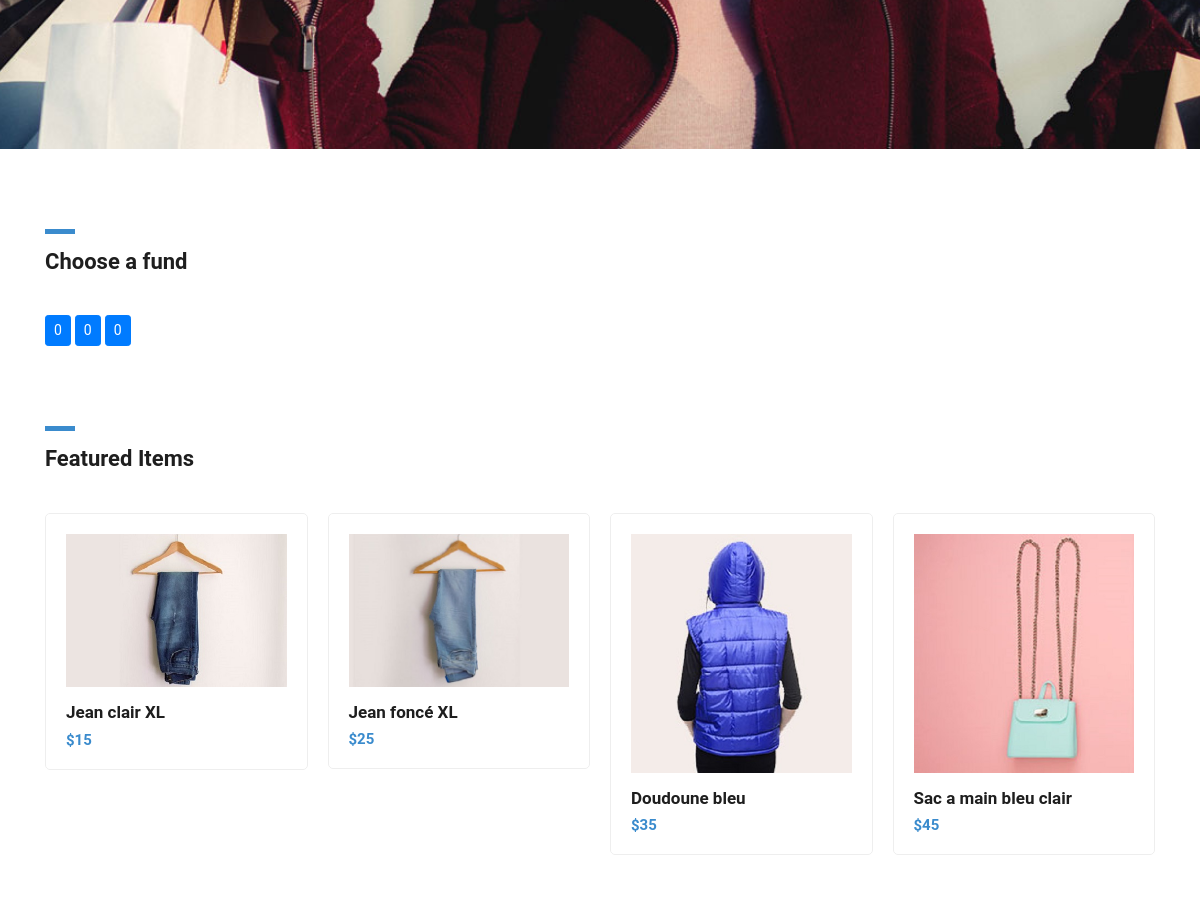
Before: / (middle part) with the older database file.
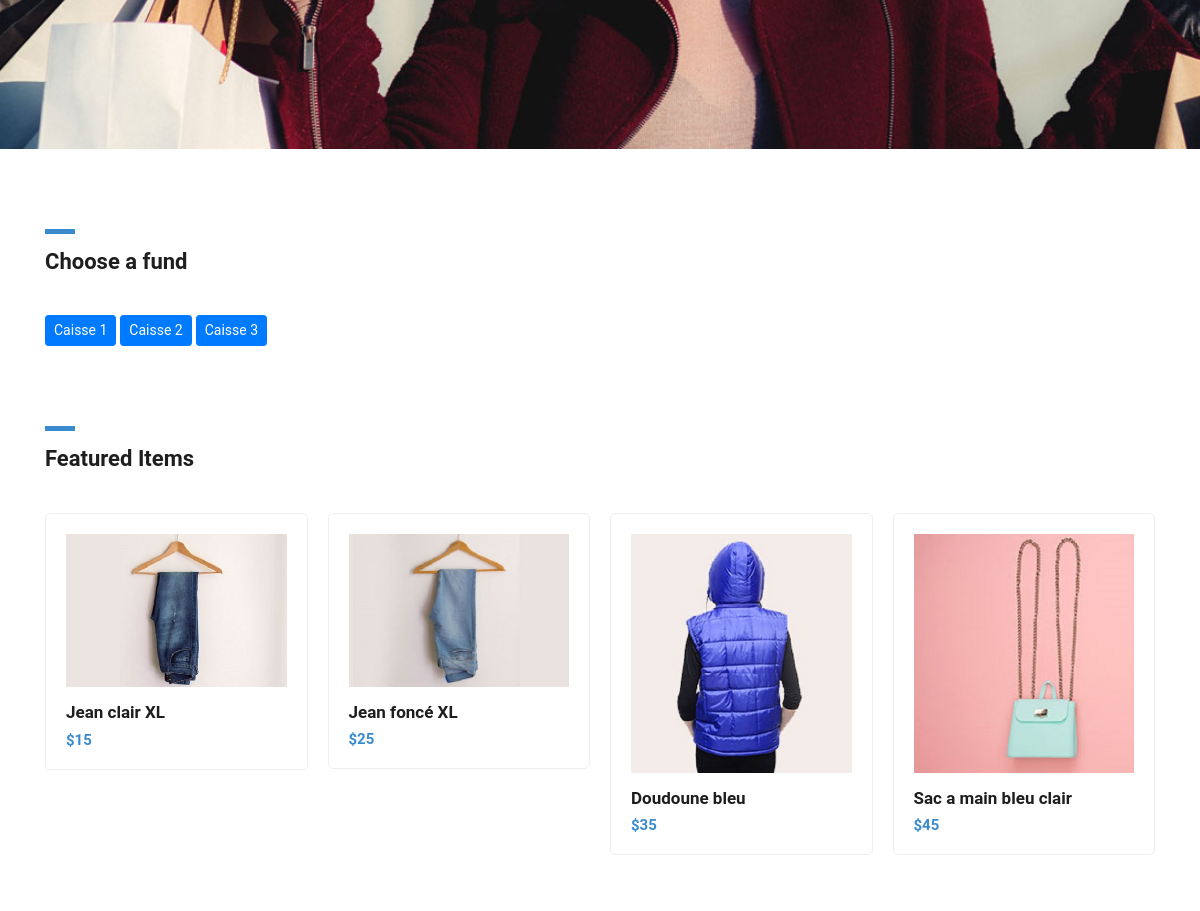
After: the same page with the newer database file.
### tables this page shows
CREATE TABLE Caisse
(
	IDCaisse INT NOT NULL AUTO_INCREMENT,
	NumeroCaisse VARCHAR(100),
	PRIMARY KEY(IDCaisse)
);

CREATE TABLE Produit
(
	IDProduit INT NOT NULL AUTO_INCREMENT,
	NomProduit VARCHAR(100),
	Prix Float,
	Source VARCHAR(100),
	IDCategorie INT,
	Description TEXT,
	Stock INT,
	PRIMARY KEY(IDProduit),
	FOREIGN KEY(IDCategorie) REFERENCES Categorie(IDCategorie)
);

### application/controllers/Template.php (called while the page is built, shortened)
<?php
class Template extends CI_Controller{
    public function index()
    {
		$data = array();
		$data['view'] = "acceuil.php";
        $this->load->helper('assets');
        $this->load->model('fonctions');
        $data['produit']=$this->fonctions->getProduit();
        $data['caisse']=$this->fonctions->getCaisse();
        $data['home']= 1;
        $this->load->view('template', $data);
    }
}
?>

### index.php (called while the page is built, shortened)
<?php
require_once BASEPATH.'core/CodeIgniter.php';

### application/helpers/assets_helper.php (called while the page is built, shortened)
<?php
	if(!function_exists('img_loader'))
	{
		function img_loader($name, $format)
		{
			return site_url()."/assets/img/".$name.".".$format;
		}
	}
	if(!function_exists('css_loader'))
	{
		function css_loader($name)
		{
			return site_url()."/assets/css/".$name.".css";
		}
	}
?>

### application/models/Fonctions.php (called while the page is built, shortened)
<?php
class Fonctions extends CI_Model{
    public function getProduit(){
        $query=$this->db->query("SELECT * FROM Produit");
        $retour=array();
        foreach ($query->result_array() as $one) {
			$retour[] = $one;
		}
		return $retour;
    }
    public function getCaisse(){
        $query=$this->db->query("SELECT * FROM Caisse");
        $retour=array();
        foreach($query->result_array() as $one) {
            $retour[]=$one;
        }
        return $retour;
    }
}
?>

### application/views/acceuil.php (the view)
<div class="featured-items">
  <div class="container">
    <div class="row">
      <div class="col-md-12">
        <div class="section-heading">
          <div class="line-dec"></div>
          <h1>Featured Items</h1>
        </div>
      </div>
      <div class="col-md-12">
        <div class="owl-carousel owl-theme">
        <?php for($i=0;$i<count($produit);$i++){?>
          <a href="<?php echo site_url()."Template/singleProduct?id=".$produit[$i]['IDProduit'];?>">
            <div class="featured-item">
              <img src="<?php echo img_loader($produit[$i]['Source'],'jpg');?>" alt="Item 1">
              <h4><?php echo $produit[$i]['NomProduit'];?></h4>
              <h6>$<?php echo $produit[$i]['Prix'];?></h6>
            </div>
          </a>
        <?php } ?>
        </div>
      </div>
    </div>
  </div>
</div>

### application/views/template.php (shortened to what this page needs)
<!DOCTYPE html>
<html lang="en">
  <head>
    <link href="<?php echo css_loader('bootstrap.min');?>" rel="stylesheet">
    <link rel="stylesheet" href="<?php echo css_loader('fontawesome');?>">
    <link rel="stylesheet" href="<?php echo css_loader('tooplate-main');?>">
    <link rel="stylesheet" href="<?php echo css_loader('owl');?>">
  </head>
  <body>
    <div class="banner">
    </div>
    <div class="container">
      <div class="section-heading">
          <div class="line-dec"></div>
          <h1>Choose a fund</h1>
      </div>
      <?php
        for($i=0; $i<count($caisse); $i++)
        {
          ?>
            <button type="button" class="btn btn-primary btn-sm"><?php echo $caisse[$i]['NumeroCaisse']; ?></button>
          <?php
        }
      ?>
    </div>
    <?php include($view);?>
  </body>
</html>

### assets/css/tooplate-main.css (style rules this page uses)
body { font-family: 'Roboto', sans-serif; transition: all 0.5s; }
a { text-decoration: none!important; }
.section-heading { margin-top: 80px; margin-bottom: 40px; }
.section-heading .line-dec { width: 30px; height: 5px; background-color: #3a8bcd; }
.section-heading h1 { font-size: 22px; font-weight: 700; color: #1e1e1e; margin-top: 15px; }
.banner { margin-top: 50px; background-image: url(../img/banner-bg.jpg); background-size: cover; background-repeat: no-repeat; padding: 150px 0px; background-position: center center; }
.featured-items { margin-bottom: 70px; }
.featured-item { border-radius: 5px; border: 1px solid #eee; padding: 20px; transition: all 0.5s; }
.featured-item img { width: 100%; }
.featured-item h4 { font-size: 17px; font-weight: 700; color: #1e1e1e; margin-top: 15px; transition: all 0.5s; }
.featured-item h6 { color: #3a8bcd; font-size: 15px; font-weight: 700; margin-bottom: 0px; }

Changed rows visible on the page:
changed caisse: NumeroCaisse "0" → "Caisse 1"
changed caisse: NumeroCaisse "0" → "Caisse 2"
changed caisse: NumeroCaisse "0" → "Caisse 3"
